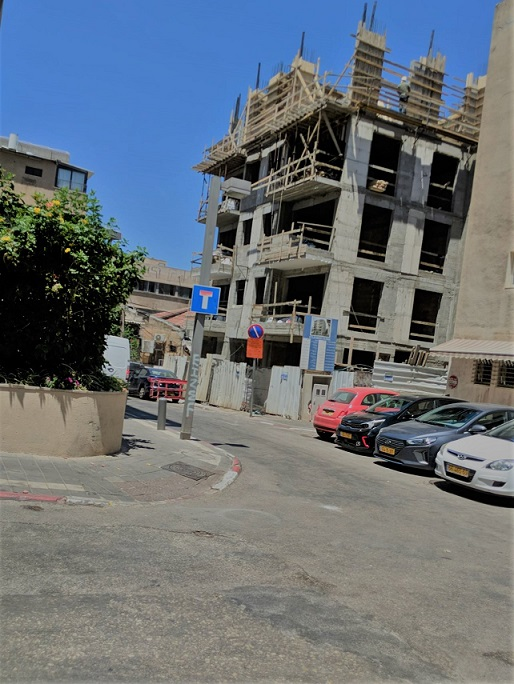
#> input picture karinovimages/red1.jpg, 514 x 684 px; its folder holds 3 pictures in this run
$ python stitcherr.py
#> lines starting #> are read from the running program, lines starting #| are printed output that depends on the picture; after the words box and inside, x2 and y2 are one past the last pixel; in counts of white or black regions, pixels touching at a corner belong together
import numpy as np
import cv2
import glob
import imutils
import sys


image_paths = glob.glob('karinovimages/*.jpg')
images = []


for image in image_paths:
    img = cv2.imread(image)
#> img is the input picture: shape (684, 514, 3); mean B, G, R 118.9, 111.9, 104.3
    images.append(img)


imageStitcher = cv2.Stitcher_create()

error, stitched_img = imageStitcher.stitch(images)
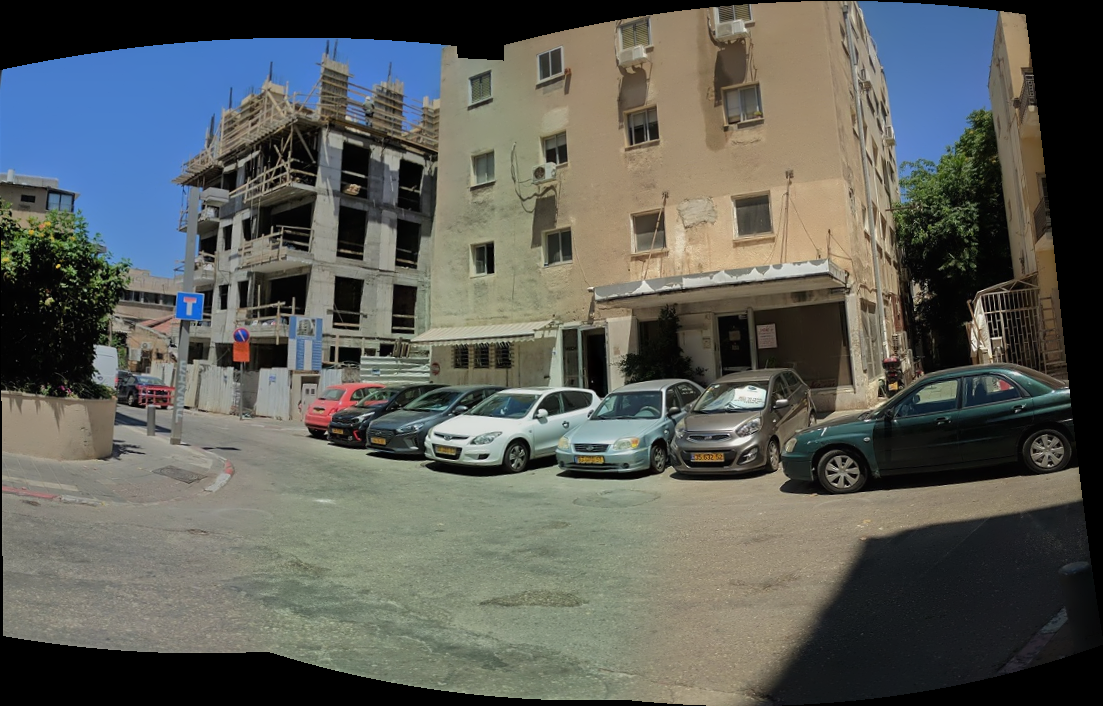
#> stitched_img: shape (706, 1103, 3); mean of channels 0, 1, 2 88.6, 94, 92; drawn as B, G, R
#> error = 0


if not error:

    cv2.imwrite("stitchedOutput.png", stitched_img)
    cv2.imshow("Stitched Img", stitched_img)
    cv2.waitKey(0)


    stitched_img = cv2.copyMakeBorder(stitched_img, 10, 10, 10, 10, cv2.BORDER_CONSTANT, (0,0,0))
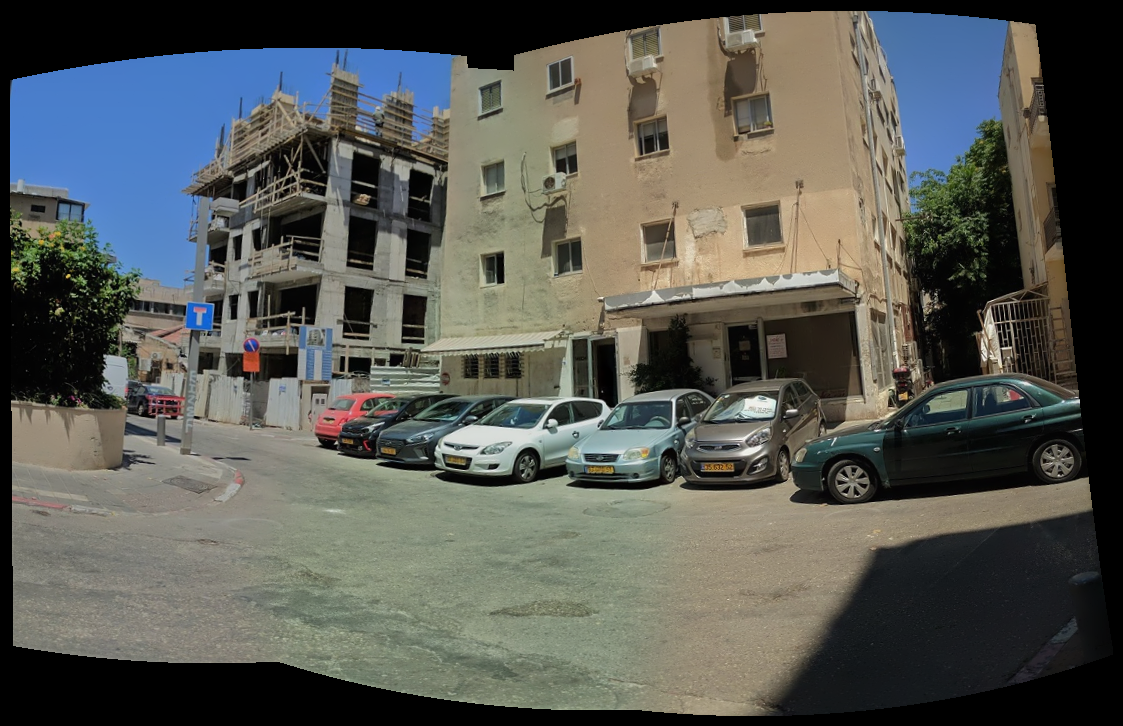
#> stitched_img: shape (726, 1123, 3); mean of channels 0, 1, 2 84.6, 89.8, 87.8; drawn as B, G, R

    gray = cv2.cvtColor(stitched_img, cv2.COLOR_BGR2GRAY)
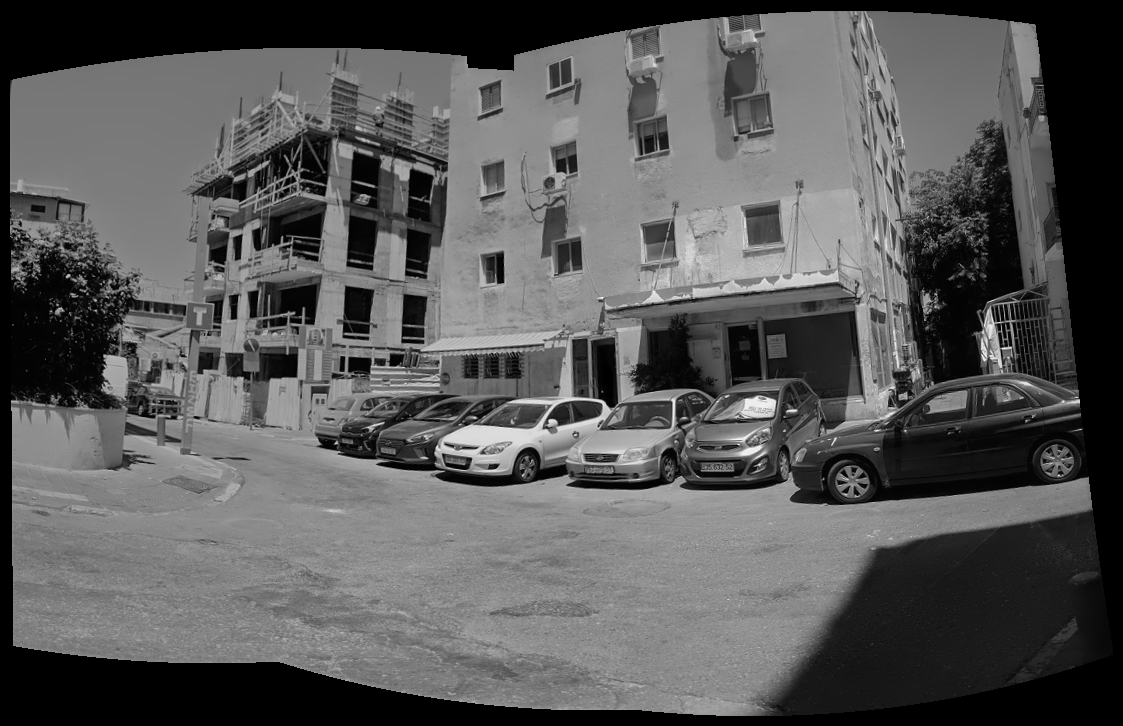
#> gray: shape (726, 1123); min 0, max 248, mean 88.6
    thresh_img = cv2.threshold(gray, 0, 255 , cv2.THRESH_BINARY)[1]
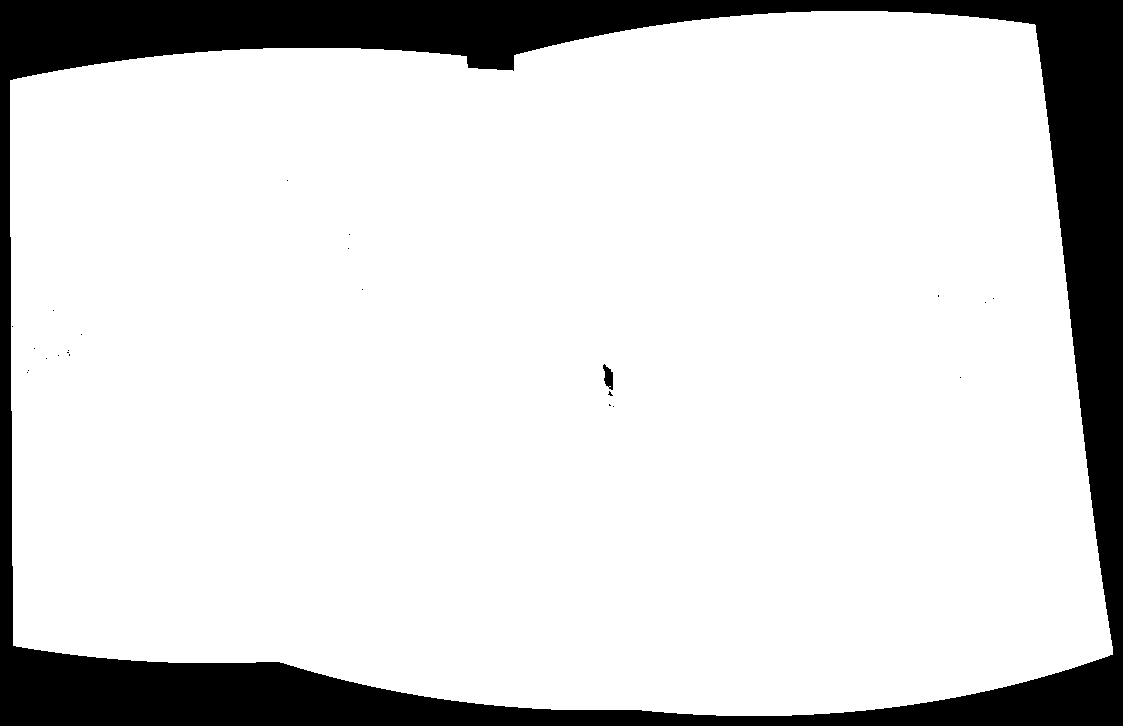
#> thresh_img: shape (726, 1123); 84.9% white; 24 black regions (22 under 20 px)

    cv2.imwrite("ThresholdImage.png", thresh_img)
    cv2.imshow("Threshold Image", thresh_img)
    cv2.waitKey(0)

    contours = cv2.findContours(thresh_img.copy(), cv2.RETR_EXTERNAL, cv2.CHAIN_APPROX_SIMPLE)
#> contours = 1 contour; box (x1, y1, x2, y2) and area: (10, 11, 1113, 716) 690434

    contours = imutils.grab_contours(contours)

    areaOI = max(contours, key=cv2.contourArea)
#> areaOI = contour of 638 points, box (x1, y1, x2, y2) (10, 11, 1113, 716), area 690434


    mask = np.zeros(thresh_img.shape, dtype="uint8")
    x, y, w, h = cv2.boundingRect(areaOI)
#> x = 10; y = 11; w = 1103; h = 705
    cv2.rectangle(mask, (x,y), (x + w, y + h), 255, -1)
#> mask: shape (726, 1123); 95.6% white; 1 black region, box (x1, y1, x2, y2) and area: (0, 0, 1123, 726) 35874


    minRectangle = mask.copy()
    sub = mask.copy()


    while cv2.countNonZero(sub) > 0:

        minRectangle = cv2.erode(minRectangle, None)
        sub = cv2.subtract(minRectangle, thresh_img)
#> this loop made 353 passes
#> pass 1, `minRectangle = cv2.erode(minRectangle, None)`:
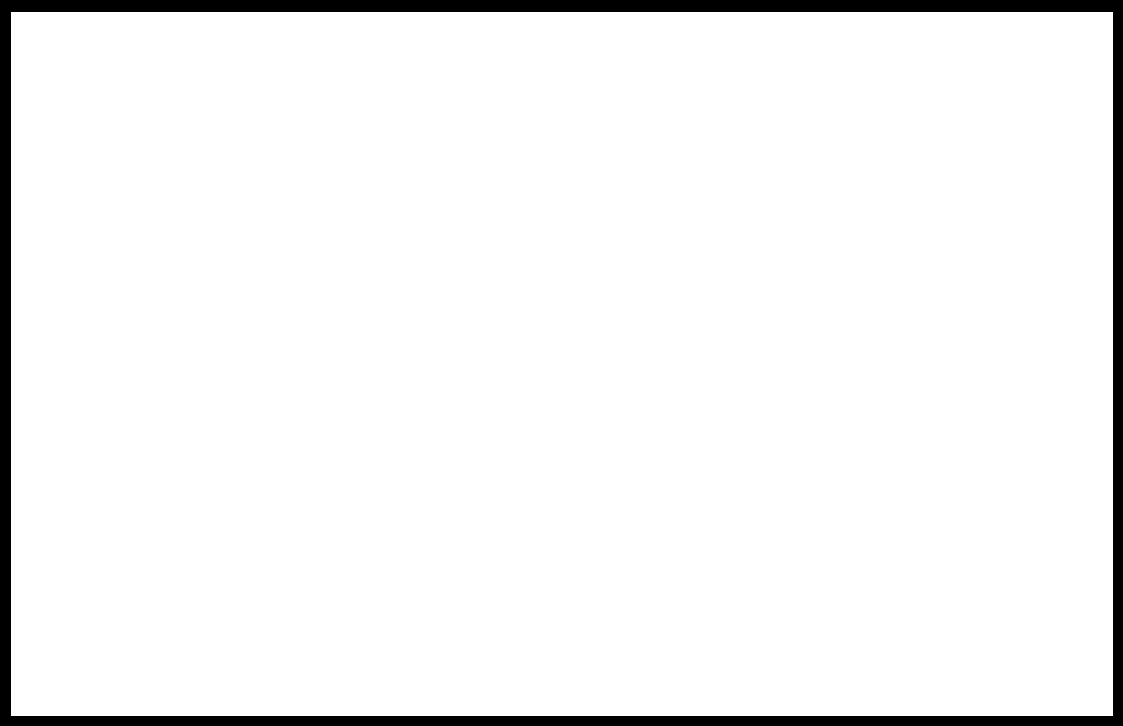
#> minRectangle: shape (726, 1123); 95.2% white; 1 black region, box (x1, y1, x2, y2) and area: (0, 0, 1123, 726) 39490
#> pass 2, `sub = cv2.subtract(minRectangle, thresh_img)`:
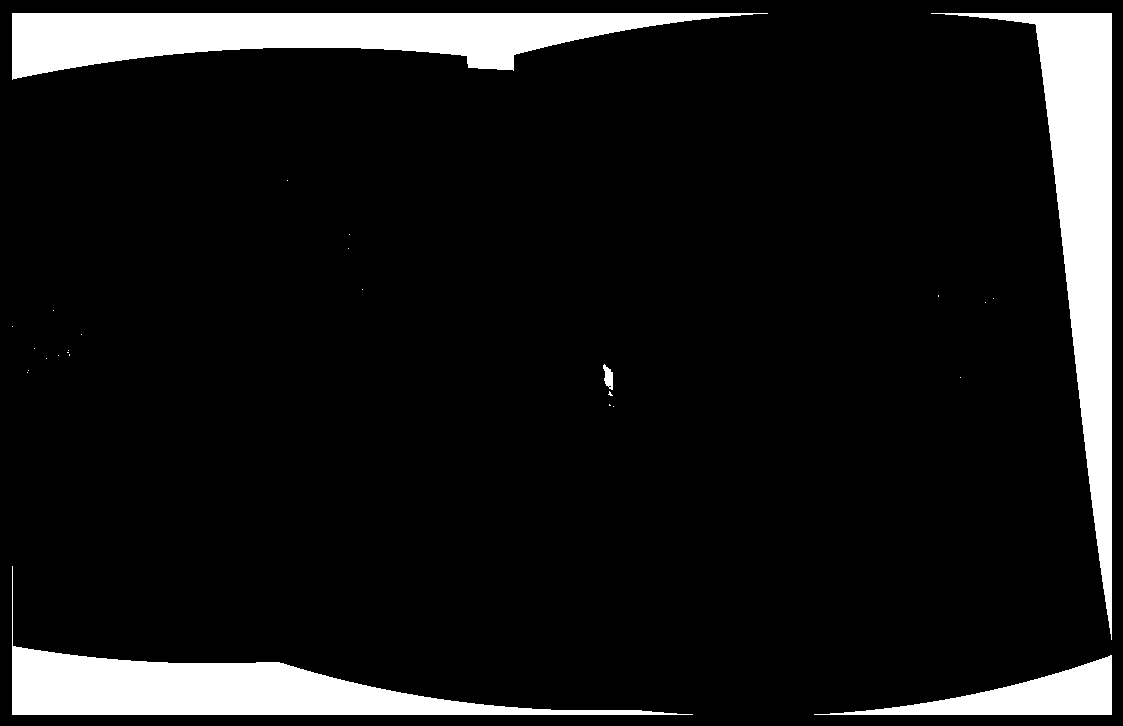
#> sub: shape (726, 1123); 9.9% white; 27 white regions (22 under 20 px), largest, box (x1, y1, x2, y2) and area: (12, 13, 768, 80) 26370, (931, 13, 1112, 640) 25782, (12, 566, 693, 715) 21953, (814, 655, 1112, 715) 6765, (603, 364, 613, 390) 164
#> after the loop: minRectangle: shape (726, 1123); every value is 0


    contours = cv2.findContours(minRectangle.copy(), cv2.RETR_EXTERNAL, cv2.CHAIN_APPROX_SIMPLE)
#> contours = 0 contours

    contours = imutils.grab_contours(contours)
#> contours = []
#> (the run stopped early here; a loop or call above may not have finished)
